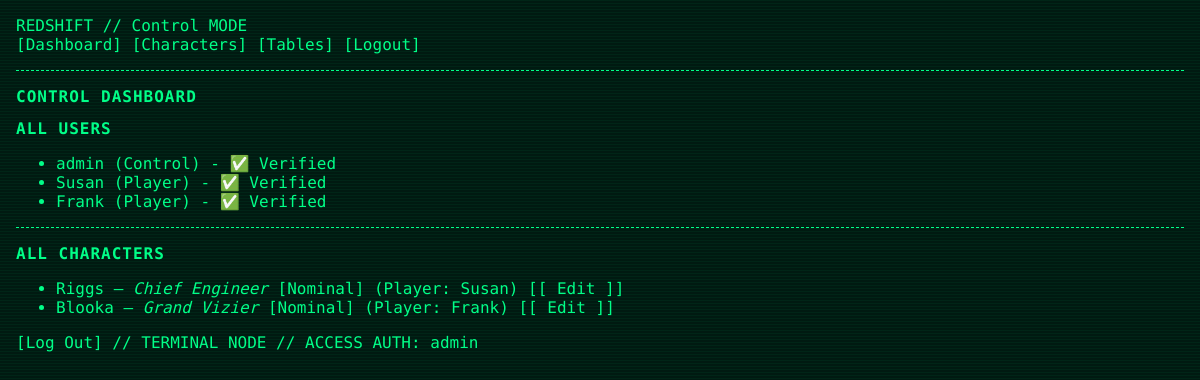
Page /dashboard (signed in) on the earlier database version.
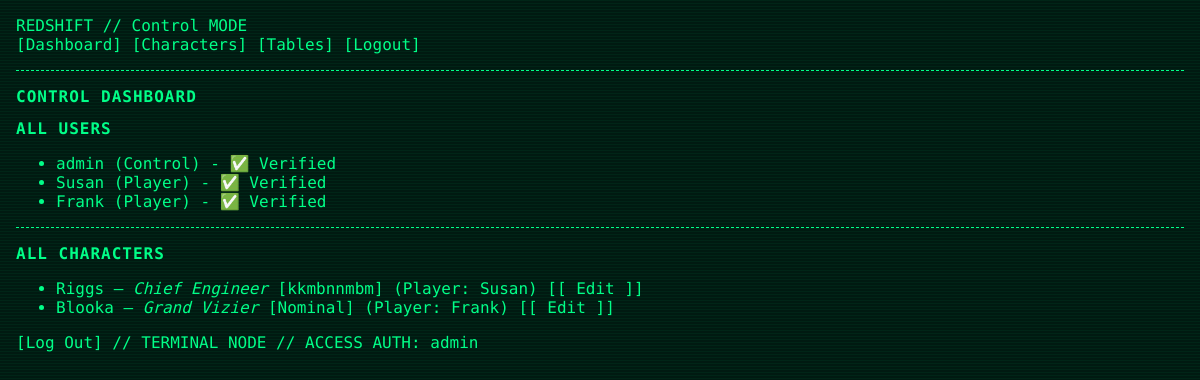
Same page on the later database version.
### app/models.py (models this page shows)
class Character(db.Model):
    id = db.Column(db.Integer, primary_key=True)
    name = db.Column(db.String(64), nullable=False)
    position = db.Column(db.String(100))
    affiliation = db.Column(db.String(100))
    status = db.Column(db.String(50), default="Nominal")
    abilities = db.Column(db.PickleType, default=list)   # List of strings
    conditions = db.Column(db.PickleType, default=list)  # List of strings (empty at start)
    items = db.Column(db.PickleType, default=list)        # List of strings
    user_id = db.Column(db.Integer, db.ForeignKey('user.id'))

class User(UserMixin, db.Model):
    id = db.Column(db.Integer, primary_key=True)
    username = db.Column(db.String(64), unique=True, nullable=False)
    email = db.Column(db.String(120), unique=True, nullable=False)
    password = db.Column(db.String(128), nullable=False)
    is_verified = db.Column(db.Boolean, default=False)
    role = db.Column(db.String(20), default='Player')  # 'Player' or 'Control'
    character = db.relationship("Character", backref="user", uselist=False)

### app/routes.py (the view)
@main_bp.route('/dashboard')
@login_required
def dashboard():
    if current_user.role == 'Control':
        from .models import User, Character
        all_users = User.query.all()
        all_characters = Character.query.all()
        return render_template('control_dashboard.html', users=all_users, characters=all_characters)
    else:
        return render_template('dashboard.html', character=current_user.character)

### app/models.py (called while the page is built)
@login_manager.user_loader
def load_user(user_id):
    return User.query.get(int(user_id))

### app/templates/control_dashboard.html
{% extends "base.html" %}
{% block content %}
<h1>Control Dashboard</h1>
<h2>All Users</h2>
<ul>
  {% for user in users %}
    <li>{{ user.username }} ({{ user.role }}) - {{ '✅ Verified' if user.is_verified else '❌ Unverified' }}</li>
  {% endfor %}
</ul>
<hr>
<h2>All Characters</h2>
<ul>
  {% for char in characters %}
    <li>
      {{ char.name }} – <em>{{ char.position }}</em> [{{ char.status }}] (Player: {{ char.user.username }})
      <a href="{{ url_for('main.edit_character_control', char_id=char.id) }}">[ Edit ]</a>
    </li>
  {% endfor %}
</ul>
<a href="{{ url_for('auth.logout') }}">Log Out</a>
{% endblock %}

Differences in the rows shown:
changed Character "Riggs": status "Nominal" → "kkmbnnmbm"
